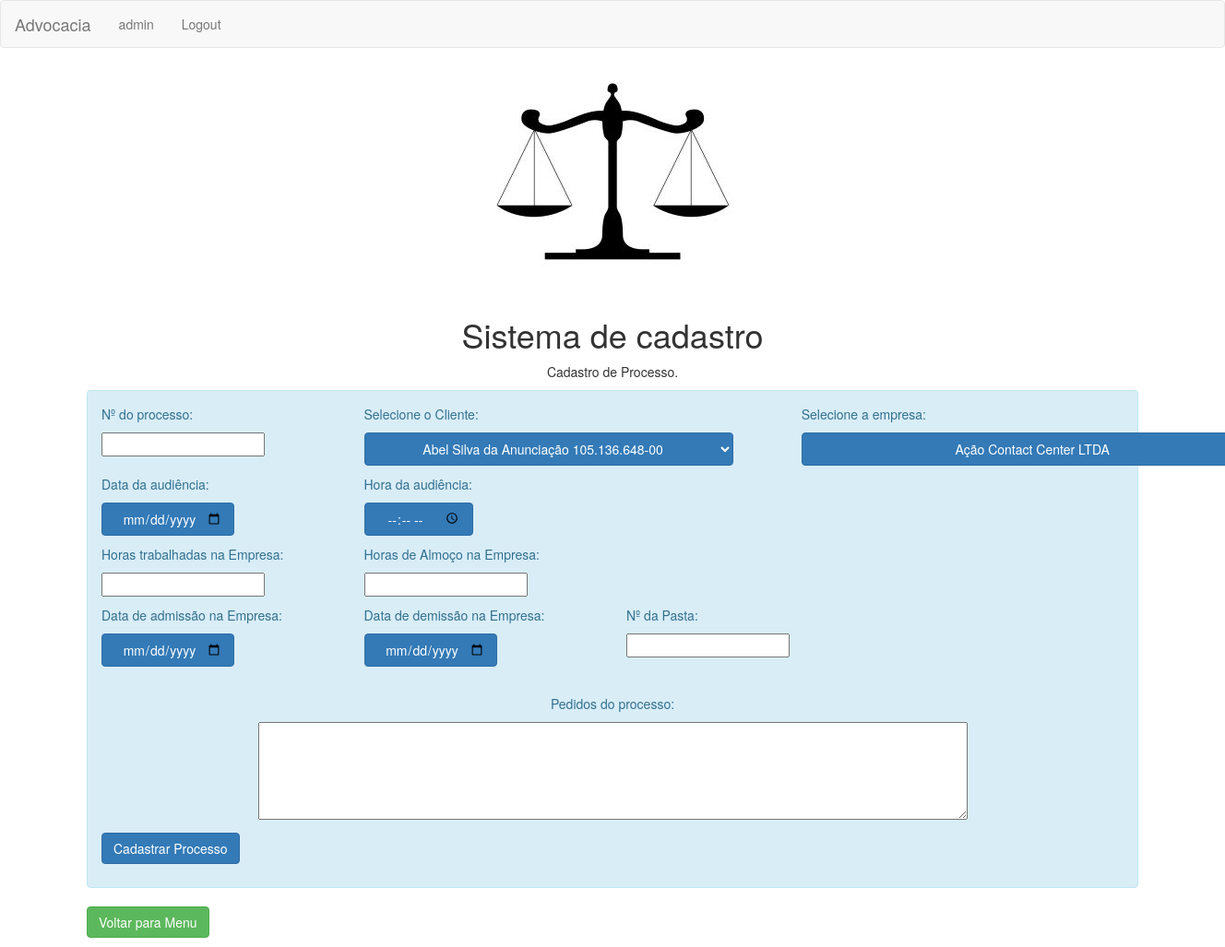
The app's page /cadastraproc.php (signed in) with its own data.
### tables this page shows
CREATE TABLE `cliente` (
  `idcli` int(11) NOT NULL,
  `nomecli` varchar(150) DEFAULT NULL,
  `nacionalidade` varchar(50) DEFAULT NULL,
  `estcivil` varchar(15) DEFAULT NULL,
  `profissao` varchar(50) DEFAULT NULL,
  `ctps` varchar(7) DEFAULT NULL,
  `serie` varchar(6) DEFAULT NULL,
  `cpf` varchar(14) DEFAULT NULL,
  `rg` varchar(12) DEFAULT NULL,
  `pis` varchar(15) DEFAULT NULL,
  `endereco` varchar(250) DEFAULT NULL,
  `telefone` varchar(14) DEFAULT NULL,
  `celular` varchar(15) DEFAULT NULL,
  `email` varchar(150) DEFAULT NULL
);

CREATE TABLE `empresa` (
  `idemp` int(11) NOT NULL,
  `nome` varchar(150) DEFAULT NULL,
  `endereco` varchar(250) DEFAULT NULL
);

### cadastraproc.php (the view, shortened to what this page needs)
<?php
  include("conexao.php");
	$resultado_cli = "select * from cliente order by nomecli";
	$resultado_cliente = mysqli_query($conn,$resultado_cli);
	$resultado_emp = "select * from empresa order by nome";
	$resultado_empresa = mysqli_query($conn,$resultado_emp);
?>
<!DOCTYPE html>
<html>
<head>
  <link rel="stylesheet" href="https://maxcdn.bootstrapcdn.com/bootstrap/3.3.7/css/bootstrap.min.css">
  <nav class="navbar navbar-default">
  <div class="container-fluid">
    <div class="navbar-header">
      <a class="navbar-brand" href="#">Advocacia</a>
    </div>
    <ul class="nav navbar-nav">
      <li><a href="#"><?php echo $_SESSION["id"];?></a></li>
      <li><a href="?acao=sair?">Logout</a></li>
    </ul>
  </div>
</nav>
  <p align="center"><img src="justica2.jpg"></p>
</head>
<body>
	<div class="container">
		<div align="center">
			<h1>Sistema de cadastro</h1>
			<p>Cadastro de Processo.</p>
		</div>
		<div align="left">
			<div class="alert alert-info">
				<form name="formContato" method="get" action="cadastraprocesso.php">
					<div class="row">
						<div class="col-lg-3">
							<p>
							Nº do processo:
							</p>
							<p>
							 <input type="text" name="numeroproc" id="numeroproc">
							 </p>
						</div>
						<div class="col-lg-5">
							<p>
							Selecione o Cliente:
							</p>
							<p>
							<?php
								$options = array();
								while($array_cli = mysqli_fetch_assoc($resultado_cliente))
								{
									if($array_cli['cpf'])
									{
										$options []= '<option value="'.$array_cli['idcli'].'">'.$array_cli['nomecli'].' '.$array_cli['cpf'].'</option>';
									}
									else
									{
										$options []= '<option value="'.$array_cli['idcli'].'">'.$array_cli['nomecli'].' '.$array_cli['rg'].'</option>';
									}
								}
								$select = '<select name="codcli" class="btn btn-primary">' . implode("\n", $options) . '</select>';
								echo $select;
							?>
							</p>
						</div>
						<div class="col-lg-3">
							<p>
							Selecione a empresa:
							</p>
							<p>
							<?php
								$options = array();
								while($array_emp = mysqli_fetch_assoc($resultado_empresa))
								{
									$options []= '<option value="'.$array_emp['idemp'].'">'.$array_emp['nome'].'</option>';
								}
								$select = '<select name="codemp" class="btn btn-primary">' . implode("\n", $options) . '</select>';
								echo $select;
							?>
							</p>
						</div>
					</div>
					<div class="row">
						<div class="col-lg-3">
							<p>
							Data da audiência:
							</p>
							<p>
							<input type="date" class="btn btn-primary" name="dataaud">
							</p>
						</div>
						<div class="col-lg-3">
							<p>
							Hora da audiência:
							</p>
							<p>
							<input type="time" class="btn btn-primary" name="horaaud">
							</p>
						</div>
					</div>
					<div class="row">
						<div class="col-lg-3">
							<p>
							Horas trabalhadas na Empresa:
							</p>
							<p>
							 <input type="number" id="horastrab" name="horastrab" required>
							 </p>
						</div>
						<div class="col-lg-3">
							<p>
							Horas de Almoço na Empresa:
							</p>
							<p>
							<input type="number" id="horalmoco" name="horalmoco" required="">
							</p>
						</div>
					</div>
					<div class="row">
						<div class="col-lg-3">
							<p>
							Data de admissão na Empresa:
							</p>
							<p>
							 <input type="date" class="btn btn-primary" name="dataadm">
							 </p>
						</div>
						<div class="col-lg-3">
							<p>
							Data de demissão na Empresa:
							</p>
							<p>
							<input type="date" class="btn btn-primary" name="datadm">
							</p>
						</div>
						<div class="col-lg-3">
							<p>
							Nº da Pasta:
							</p>
							<p>
							<input type="number" name="numeropasta" required>
							</p>
						</div>
					</div>
					<div align="center">
					<br>
					<p>
						Pedidos do processo:
					</p>
					<p>
						<textarea name="pedidos" id="end" cols="100" rows="5"></textarea>
					</p>
					</div>
					<p>
						<input type="submit" class="btn btn-primary" name="button" id="button" value="Cadastrar Processo">
					</p>
				</form>
			</div>
		</div>
		<form action="metodos.php" method="get" accept-charset="utf-8">
 		<p>
			<input type="submit"  class="btn btn-success" name="button" id="button" value="Voltar para Menu">
		</p>
		</form>
	</div>
</body>
</html>

### records on screen
cliente: codcli "Abel Silva da Anunciação 105.136.648-00"
empresa: codemp "Ação Contact Center LTDA"

### other values on screen
$_SESSION["id"] "admin"
